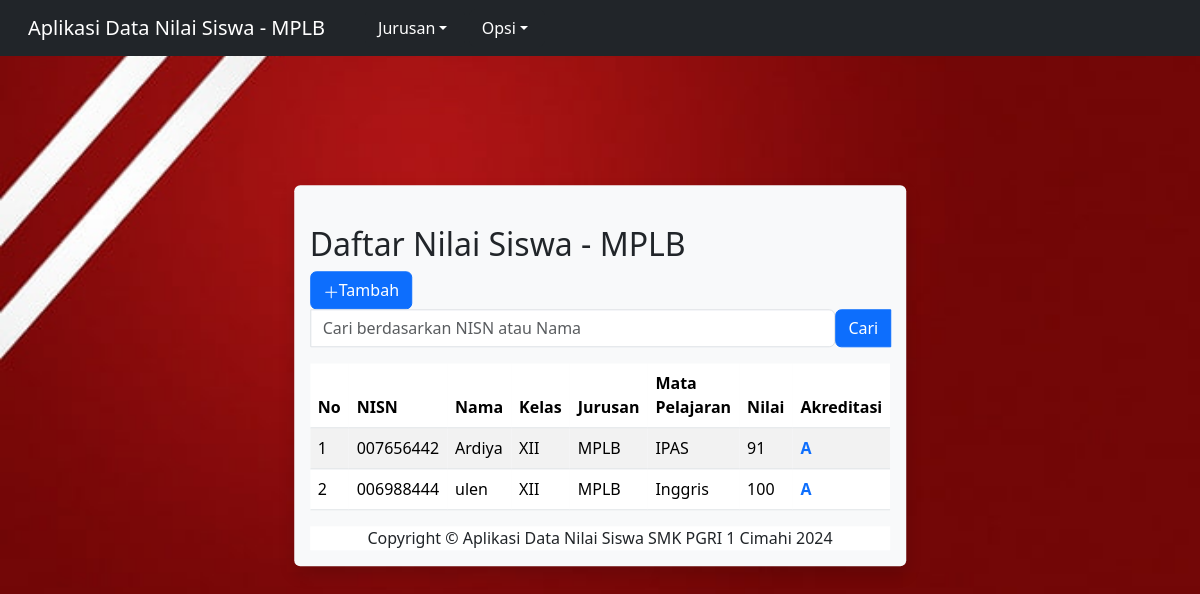
Page /mplb.php on the committed database.
### tables this page shows
CREATE TABLE `tb_nilai` (
  `nisn` varchar(15) NOT NULL,
  `nama` varchar(50) NOT NULL,
  `kelas` varchar(3) NOT NULL,
  `jurusan` text NOT NULL,
  `mata_pelajaran` text NOT NULL,
  `nilai` int(11) NOT NULL
);

### mplb.php (the view, shortened to what this page needs)
<?php
include 'koneksi.php';
$query = "SELECT * FROM tb_nilai WHERE jurusan = 'MPLB'ORDER BY nama ASC";
$sql = mysqli_query($koneksi, $query);
$nomor = 1;
?>
<!DOCTYPE html>
<html lang="en">
<head>
    <link rel="stylesheet" href="https://cdn.jsdelivr.net/npm/bootstrap@5.3.3/dist/css/bootstrap.rtl.min.css">
</head>
<body>
        <nav class="navbar navbar-expand-lg navbar-dark bg-dark navbar-custom">
            <div class="container-fluid">
                <a class="navbar-brand">Aplikasi Data Nilai Siswa - MPLB</a>
    <div class="collapse navbar-collapse" id="navbarNavDarkDropdown">
      <ul class="navbar-nav">
        <li class="nav-item dropdown">
          <button class="btn btn-dark dropdown-toggle" data-bs-toggle="dropdown" aria-expanded="false">
            Jurusan
          </button>
          <button class="btn btn-dark dropdown-toggle" data-bs-toggle="dropdown" aria-expanded="false">
            Opsi
          </button>
            </div>
        </nav>
        <div class="container">
            <div class="position-absolute top-50 start-50 translate-middle">
        <div class="shadow p-3 mb-5 bg-body-tertiary rounded">
        <div class="mt-4">
            <h2>Daftar Nilai Siswa - MPLB</h2>
            <a href="olah_mplb.php" type="button" class="btn btn-primary"><svg xmlns="http://www.w3.org/2000/svg" width="16" height="16" fill="currentColor" class="bi bi-plus-lg" viewBox="0 0 16 16">
              <path fill-rule="evenodd" d="M8 2a.5.5 0 0 1 .5.5v5h5a.5.5 0 0 1 0 1h-5v5a.5.5 0 0 1-1 0v-5h-5a.5.5 0 0 1 0-1h5v-5A.5.5 0 0 1 8 2"/>
            </svg>Tambah</a>
             <form method="get" action="hasilmplb.php" class="mb-3">
          <div class="input-group">
            <input type="text" class="form-control" placeholder="Cari berdasarkan NISN atau Nama" name="keyword">
            <button class="btn btn-primary" type="submit">Cari</button>
          </div>
        </form>
            <div class="table-responsive">
            <table class="table table-striped">
                <thead>
                    <tr>
                        <th scope="col">No</th>
                        <th scope="col">NISN</th>
                        <th scope="col">Nama</th>
                        <th scope="col">Kelas</th>
                        <th scope="col">Jurusan</th>
                        <th scope="col">Mata Pelajaran</th>
                        <th scope="col">Nilai</th>
                        <th scope="col">Akreditasi</th>
                    </tr>
                </thead>
                <tbody>
                    <?php
                    while ($data = mysqli_fetch_array($sql)) {
                        $nilai = $data['nilai'];
                        if ($nilai >= 90 && $nilai <= 100) {
                            $akreditasi = 'A';
                            $akreditasi_class = 'text-primary';
                        } elseif ($nilai >= 70 && $nilai <= 89) {
                            $akreditasi = 'B';
                            $akreditasi_class = 'text-primary';
                        } elseif ($nilai >= 50 && $nilai <= 69) {
                            $akreditasi = 'C';
                            $akreditasi_class = 'text-danger';
                        } elseif ($nilai >= 0 && $nilai <= 49) {
                            $akreditasi = 'D';
                            $akreditasi_class = 'text-danger';
                        } else {
                            $akreditasi = '';
                            $akreditasi_class = '';
                        }
                    ?>
                    <tr>
                        <td><?php echo $nomor++; ?></td>
                        <td><?php echo $data['nisn']; ?></td>
                        <td><?php echo $data['nama']; ?></td>
                        <td><?php echo $data['kelas']; ?></td>
                        <td><?php echo $data['jurusan']; ?></td>
                        <td><?php echo $data['mata_pelajaran']; ?></td>
                        <td><?php echo $nilai; ?></td>
                        <td class="<?php echo $akreditasi_class; ?>"><strong><?php echo $akreditasi; ?></strong></td>
                    </tr>
                    <?php }
                    ?>
                </tbody>
            </table>
        </div>
        <footer class="sticky-footer bg-white">
            <div class="container my-auto">
                <div class="copyright text-center my-auto">
                    <span>Copyright &copy; Aplikasi Data Nilai Siswa SMK PGRI 1 Cimahi 2024</span>
                </div>
            </div>
        </footer>
    </div>
</div>
</div>
</div>
</body>
</html>

### mplb.php (style rules this page uses)
.navbar-custom { background-color:#F8F8FF; background-size: cover; }
body { background-image: url('merah.jpg'); background-size: cover; background-repeat: no-repeat; background-attachment: fixed; }
.table-responsive { max-height: 60vh; overflow-y: auto; }

### rows in the picture
tb_nilai: nisn "007656442", nama "Ardiya", kelas "XII", jurusan "MPLB", mata_pelajaran "IPAS", nilai "91", nilai "A"
tb_nilai: nisn "006988444", nama "ulen", kelas "XII", jurusan "MPLB", mata_pelajaran "Inggris", nilai "100", nilai "A"
